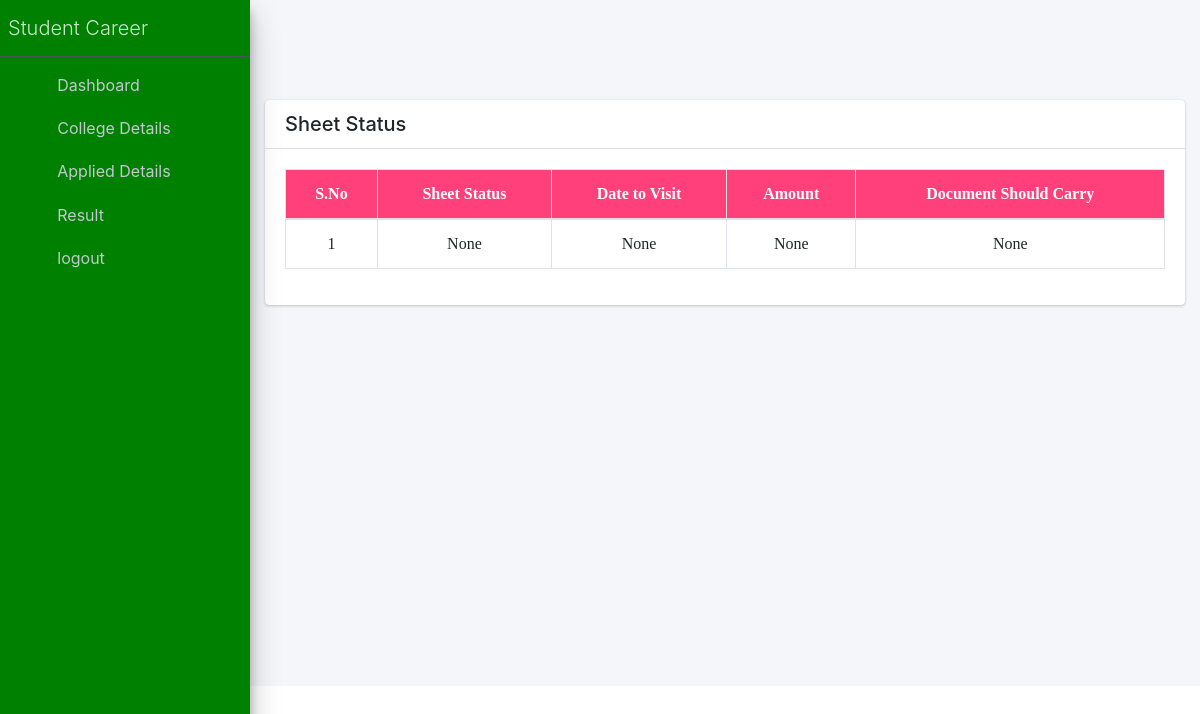
Screenshot of /student_sheet_status/1/ (signed in) with the database file from the repository.
### app/models.py (models this page shows, shortened)
class Apply(models.Model):
	student_id = models.ForeignKey(Student_Detail, on_delete=models.CASCADE,null=True)
	college_id = models.ForeignKey(College_Detail, on_delete=models.CASCADE,null=True)
	course = models.CharField(max_length=255)
	mark = models.CharField('12th Mark', max_length=255)
	certificate = models.FileField('Upload Certificate',upload_to='documents/')
	aadhaar = models.CharField(max_length=50,null=True,blank=True)
	community = models.CharField(max_length=255)
	commun = models.FileField('Upload Community',upload_to='documents/',null=True)
	proof = models.FileField('Upload Aadhaar',upload_to='documents/',null=True)
	category_id = models.ForeignKey(Question_Category, on_delete=models.CASCADE,null=True,blank=True)
	status = models.CharField('Status',max_length=30,choices=STATU,null=True,blank=True)
	test_status = models.CharField('Test Status',max_length=30,choices=TEST,null=True,blank=True)
	sheet = models.CharField('Sheet Confirmed',max_length=30,null=True,blank=True)
	amount = models.CharField('Amount',max_length=30,null=True,blank=True)
	documents = models.TextField('Document Should Carry',max_length=3000,null=True,blank=True)
	date = models.DateField('Date',null=True,blank=True)

### app/views.py (the view)
# urls.py: path('student_sheet_status/<int:pk>/', views.student_sheet_status,name="student_sheet_status"),
def student_sheet_status(request,pk):
	if request.session.has_key('user_id'):
		user_id = request.session['user_id']
		detail = Apply.objects.filter(id=pk)
		return render(request,'student_sheet_status.html',{'detail':detail})
	else:
		return render(request,'student_login.html',{})

### app/templates/student_sheet_status.html (shortened to what this page needs)
{% include 'user_header.html' %}
 <div class="container" style="margin:0 auto;">
 	<div class="col-xl-12 col-lg-12 col-md-12 col-sm-12 col-12" style="padding-top: 100px;">
    <div class="card" >
        <h5 class="card-header">Sheet Status</h5>
        <div class="card-body">
            <div class="table-responsive ">
                <table class="table table-bordered">
                    <thead style="background: #ff407b;color: #FFF">
                        <tr class="white">
	                        <th>S.No</th>
							<th>Sheet Status</th>
							<th>Date to Visit</th>
                            <th>Amount</th>
                            <th>Document Should Carry</th>
                        </tr>
                    </thead>
                    <tbody>
                        {% for i in detail %}
                        <tr>
					        <td>{{forloop.counter}}</td>
							<td>{{i.sheet}}</td>
                            <td>{{i.date}}</td>
                            <td>{{i.amount}}</td>
                            <td>{{i.documents}}</td>
                        </tr>
                        {% empty %}
                        <tr>
                            <td colspan="8" class="text-center bg-primary">No Sheets</td>
                        </tr>
                       {% endfor %}
                    </tbody>
                </table>
            </div>
        </div>
    </div>
</div>

### app/templates/user_header.html (style rules this page uses)
th,td { text-align: center; }

### app/templates/student_sheet_status.html (style rules this page uses)
table { font-family: times new roman; border-collapse: collapse; width: 100%; }
td, th { border: 1px solid #dddddd; text-align: center; padding: 8px; }

### rows the page displays
Apply: sheet "None", date "None", amount "None", documents "None"
